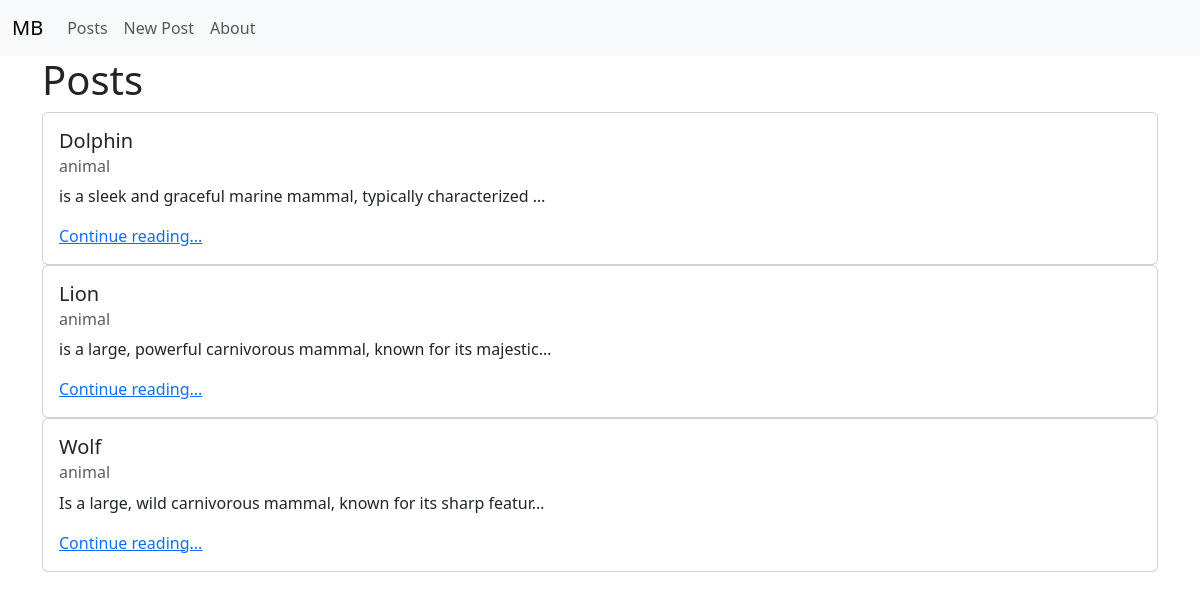
/posts/, run on the app's committed database.
### posts/models.py (models this page shows, shortened)
class Post(models.Model):                                    #inheritance
    title = models.CharField(max_length=128)                 #composition
    subtitle = models.CharField(max_length=256)              #composition
    body = models.TextField()                                #composition
    created_on = models.DateTimeField(auto_now_add=True)     #composition

### posts/views.py (the view)
# urls.py: path("", views.PostListView.as_view(), name="list"),
class PostListView(ListView):
    template_name = "posts/list.html"
    model = Post

### templates/posts/list.html (shortened to what this page needs)
{% extends 'base.html' %}
{% block content %}
<h1>Posts</h1>
{% for post in post_list %}
<div class="card">
    <div class="card-body">
      <h5 class="card-title">{{ post.title }}</h5>
      <h6 class="card-subtitle mb-2 text-body-secondary">{{ post.subtitle }}</h6>
      <p class="card-text">{{ post.body|truncatechars:64 }}</p>
      <a href="{% url 'detail' post.id %}" class="card-link">Continue reading...</a>
    </div>
  </div>
  {% endfor %}
  {% endblock content %}

### templates/base.html (shortened to what this page needs)
<!DOCTYPE html>
<html lang="en">
<head>
    <link
        href="https://cdn.jsdelivr.net/npm/bootstrap@5.3.3/dist/css/bootstrap.min.css"
        rel="stylesheet"
>
</head>
<body>
    <nav class="navbar navbar-expand-lg bg-body-tertiary">
        <div class="container-fluid">
          <a class="navbar-brand" href="#">MB</a>
          <div class="collapse navbar-collapse" id="navbarNavAltMarkup">
            <div class="navbar-nav">
              <a class="nav-link" href="{% url 'list' %}">Posts</a>
              <a class="nav-link" href="{% url 'new' %}">New Post</a>
              <a class="nav-link" href="{% url 'about' %}">About</a>
            </div>
          </div>
        </div>
    </nav>
    <div class="container">
        {% block content %}{% endblock content %}
    </div>
</body>
</html>

### data on the page
Post: title "Dolphin", subtitle "animal", body "is a sleek and graceful marine mammal, typically characterized …"
Post: title "Lion", subtitle "animal", body "is a large, powerful carnivorous mammal, known for its majestic…"
Post: title "Wolf", subtitle "animal", body "Is a large, wild carnivorous mammal, known for its sharp featur…"
